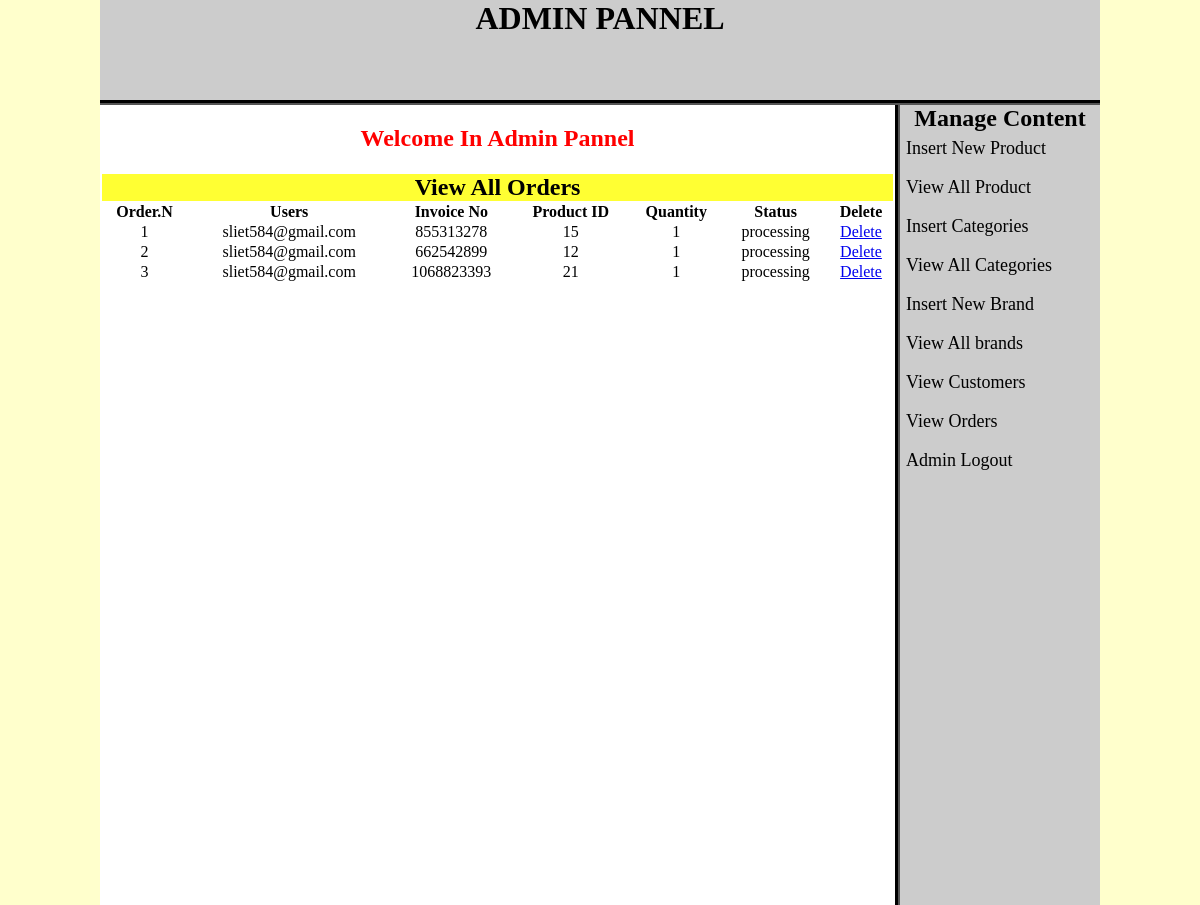
/admin_area/index.php?view_orders (signed in), run on the app's committed database.
### tables this page shows
CREATE TABLE `pending_orders` (
  `order_id` int(10) NOT NULL,
  `customer_id` int(10) NOT NULL,
  `invoice_no` int(10) NOT NULL,
  `product_id` int(10) NOT NULL,
  `qty` int(100) NOT NULL,
  `order_status` text NOT NULL
);

CREATE TABLE `customers` (
  `customer_id` int(10) NOT NULL,
  `customer_name` varchar(100) NOT NULL,
  `customer_email` varchar(100) NOT NULL,
  `customer_pass` varchar(100) NOT NULL,
  `customer_country` text NOT NULL,
  `customer_city` text NOT NULL,
  `customer_contact` varchar(100) NOT NULL,
  `customer_address` varchar(1000) NOT NULL,
  `customer_pin` int(50) NOT NULL,
  `customer_ip` int(100) NOT NULL
);

### admin_area/view_orders.php (the view, shortened to what this page needs)
<!DOCTYPE html PUBLIC "-//W3C//DTD XHTML 1.0 Transitional//EN" "http://www.w3.org/TR/xhtml1/DTD/xhtml1-transitional.dtd">
<html xmlns="http://www.w3.org/1999/xhtml">
<head>
</head>
<body>
 <table width="795" align="center" bgcolor="#FFFFFF">
     <tr align="center" bgcolor="#FFFF33">
        <td colspan="8"><h2>View All Orders</h2></td>
     </tr>
     <tr align="center">
        <th>Order.N</th>
        <th>Users</th>
        <th>Invoice No</th>
        <th>Product ID</th>
        <th>Quantity</th>
        <th>Status</th>
        <th>Delete</th>
     </tr>
     <?php
	   include("includes/db.php");
        $get_orders = "select * from pending_orders";
		 $run_orders = mysqli_query($con, $get_orders);
		 $i=0;
		 while($row_orders=mysqli_fetch_array($run_orders)){
			$order_id = $row_orders['order_id'];
			$c_id = $row_orders['customer_id'];
			$invoice = $row_orders['invoice_no'];
			$p_id = $row_orders['product_id'];
			$qty = $row_orders['qty'];
			$status = $row_orders['order_status'];
			$i++;
	 ?>
     <tr align="center">
       <td><?php echo $i; ?></td>
       <td>
       <?php
        $get_customer = "select * from customers where customer_id ='$c_id'";
		$run_customer = mysqli_query($con, $get_customer);
		$row_customer = mysqli_fetch_array($run_customer);
		$customer_email = $row_customer['customer_email'];
		echo $customer_email;
       ?>
       </td>
       <td><?php echo $invoice; ?></td>
       <td><?php echo $p_id; ?></td>
       <td><?php echo $qty; ?></td>
       <td><?php echo $status; ?></td>
       <td><a href="delete_order.php?delete_order=<?php echo $order_id; ?>">Delete</a></td>
     </tr>
     <?php  } ?>
 </table>
</body>
</html>

### admin_area/styles/style.css (style rules this page uses)
html, body, div, span, applet, object, iframe, h1, h2, h3, h4, h5, h6, p, blockquote, pre, a, abbr, acronym, address, big, cite, code, del, dfn, em, img, ins, kbd, q, s, samp, small, strike, strong, sub, sup, tt, var, b, u, i, center, dl, dt, dd, ol, ul, li, fieldset, form, label, legend, table, caption, tbody, tfoot, thead, tr, th, td, article, aside, canvas, details, embed, figure, figcaption, footer, header, hgroup, menu, nav, output, ruby, section, summary, time, mark, audio, video { margin: 0; padding: 0; border: 0; vertical-align: baseline; }
body { background-color:#FFC; }

### data on the page
pending_orders: customer.customer_email "sliet584@gmail.com", invoice_no "855313278", product "15", qty "1", order_status "processing"
pending_orders: customer.customer_email "sliet584@gmail.com", invoice_no "662542899", product "12", qty "1", order_status "processing"
pending_orders: customer.customer_email "sliet584@gmail.com", invoice_no "1068823393", product "21", qty "1", order_status "processing"
